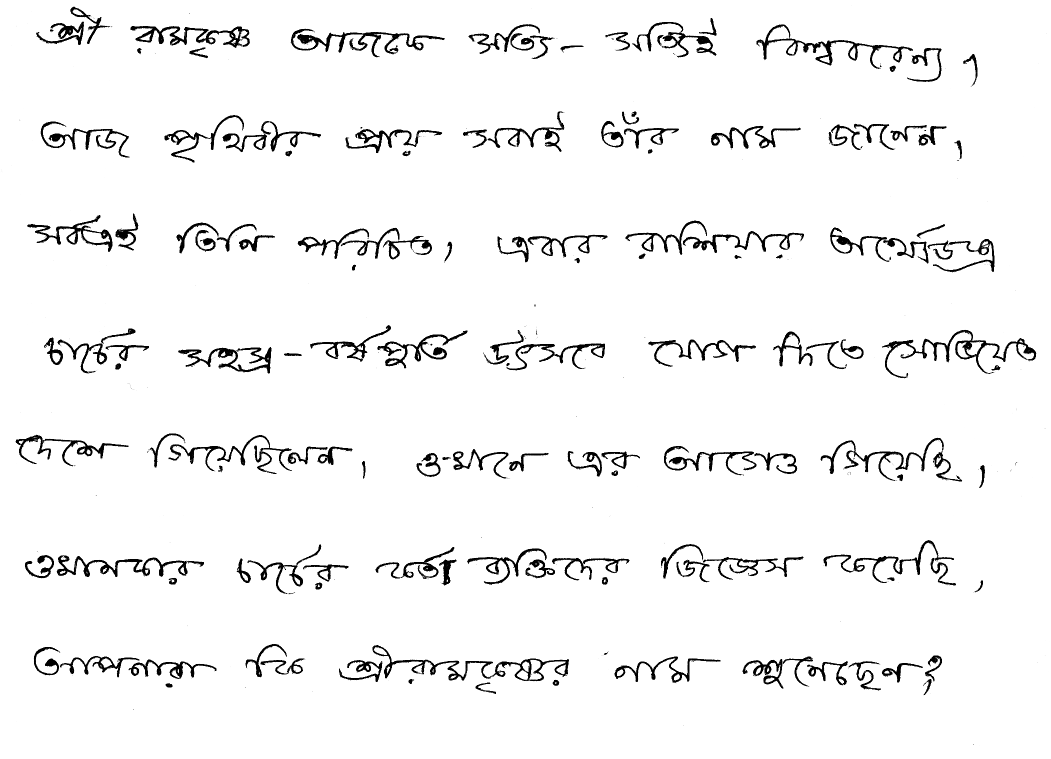
#> input picture test_001.tif, 2101 x 1518 px, found by its file name (shown at 1/2 size)
$ python chain-code.py
#> lines starting #> are read from the running program, lines starting #| are printed output that depends on the picture
import numpy as np
from PIL import Image
from matplotlib import pyplot as plt
import unittest

from Util import h_from_image, least, greatest

file = 'Bangla-writer-test/test_001.tif'
img = Image.open(file)
#> img is the input picture: PIL image 2101x1518 P; min 0, max 255, mean 244
print(img.size)
#| (2101, 1518)
img = np.asarray(img)
#> img: shape (1518, 2101)
img = 255.0 - img
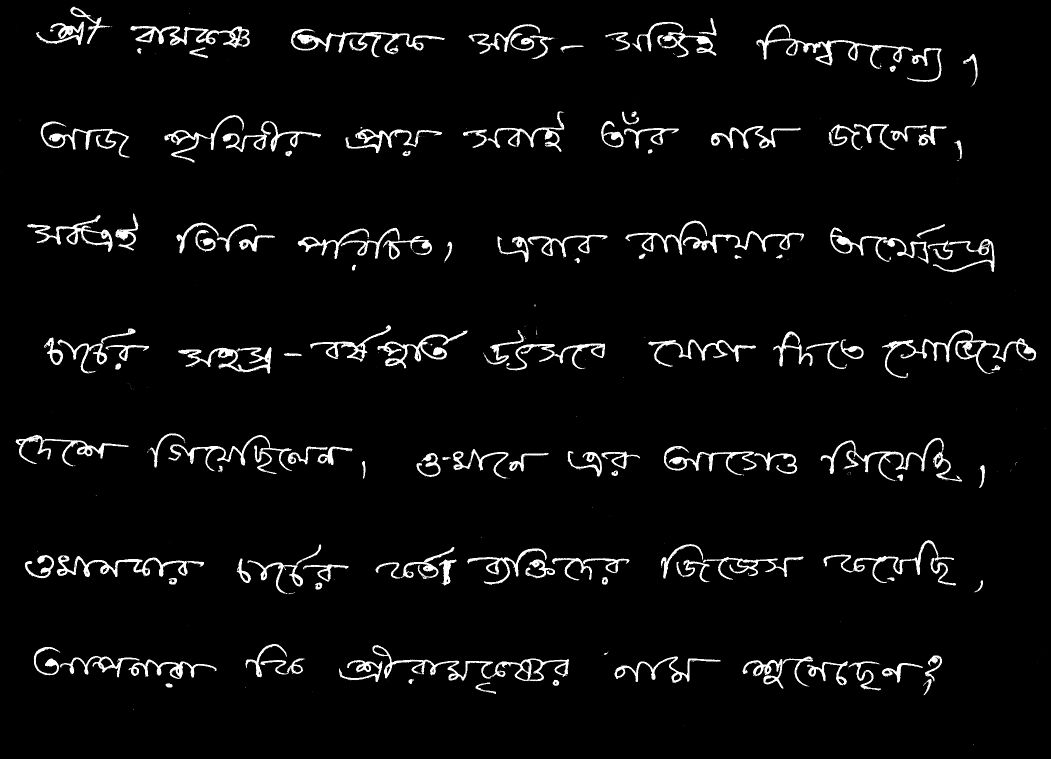
#> img: shape (1518, 2101) float64 (shown at 1/2 size); min 0, max 255, mean 11
print(img.shape)
#| (1518, 2101)
print(img[0])
#> (printed output is left out)
img = img / 255.0
plt.imshow(img, cmap='Greys')
plt.show()

nc2 = np.zeros((5, 5, 16))
row, col = img.shape
#> row = 1518; col = 2101


# [51 lines left out: functions reductionfrom49to16, division, not called in this run]


image_a = img
print(image_a.shape, np.max(image_a))
#| (1518, 2101) 1.0
b1 = image_a

b = np.zeros((7, 7, 4))

#> (the run stopped early here; a loop or call above may not have finished)
